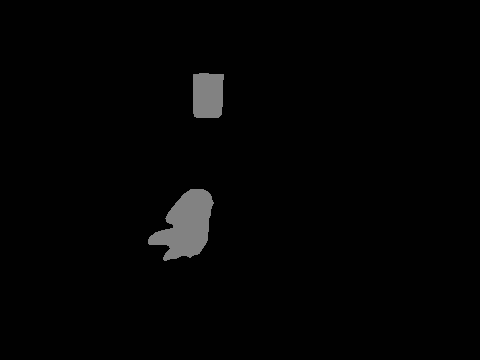
#> input picture Matrix_Image/gray26opb.png, 480 x 360 px
$ python testGray.py
#> lines starting #> are read from the running program, lines starting #| are printed output that depends on the picture; after the words box and inside, x2 and y2 are one past the last pixel; in counts of white or black regions, pixels touching at a corner belong together
import cv2


path = "gray26opb"
ori_img = cv2.imread(path+'.png')
#> ori_img is the input picture: shape (360, 480, 3); min 1, max 131, mean 4.1
cv2.imshow("Original_Gray", ori_img)
#cv2.waitKey(0)
#cv2.destroyAllWindows()
#print(ori_img)
cpy_img = ori_img


#print(ori_img.shape)
for i in range(0,360):
    for j in range(0,480):
        if(cpy_img[i,j,0] == 130):
            cpy_img[i,j,0] = 8
            cpy_img[i,j,1] = 8
            cpy_img[i,j,2] = 8
        else:
            cpy_img[i,j,0] = 1
            cpy_img[i,j,1] = 1
            cpy_img[i,j,2] = 1
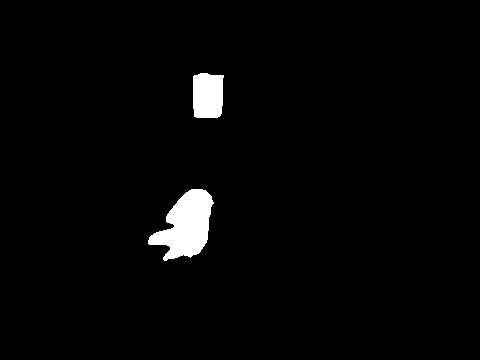
#> cpy_img: shape (360, 480, 3); values 1 (black) and 8 (white), 2.3% white; 2 white regions, box (x1, y1, x2, y2) and area: (148, 189, 214, 261) 2725, (193, 73, 224, 118) 1281

cv2.imshow("Original_Gray", ori_img)
cv2.imshow("Changed_Gray", cpy_img)
cv2.imwrite("gray.png", ori_img)
cv2.waitKey(0)
cv2.destroyAllWindows()
